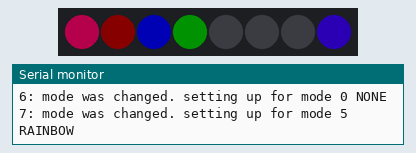
Recording of a sketch running on a simulated Arduino Uno, built with avr-gcc and run on an emulated ATmega328P. Parts: 8 RGB LEDs in strip order, left to right, the last lines printed to the serial monitor. Dim RGB values are drawn brighter than linear; random numbers use the default seed unless the sketch sets one.

Above: at 0.45 s.
At 6.16 s:
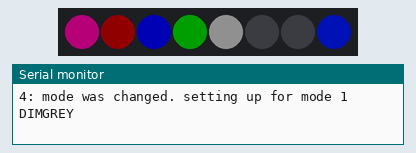
At 10.08 s:
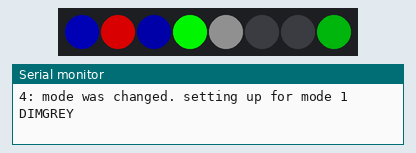
At 17.6 s:
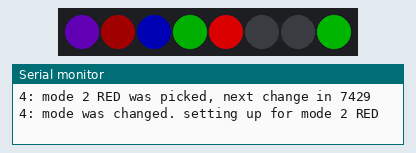
At 24.81 s:
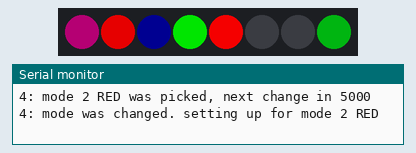
At 39.85 s:
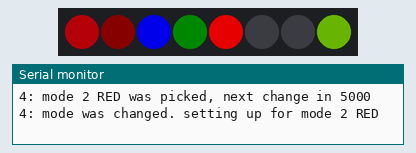
Timing chart, 0 to 40.0 s (numbered marks = the images above):
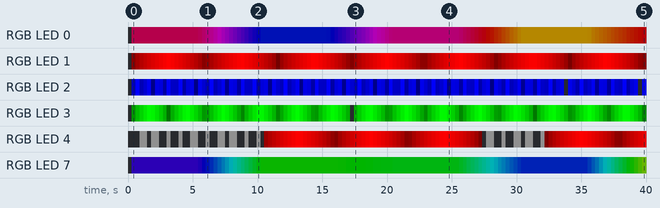

The sketch:

MultiplePumpkins.ino
```cpp
#include <Adafruit_NeoPixel.h>
#ifdef __AVR__
#include <avr/power.h>
#endif
```

Main.cpp
```cpp
#include <Arduino.h>

#include "Pumpkin.h"
#include "PumpkinLighters.h"


#define N_PUMPKINS 8

#define YES

Pumpkin * pumpkins[N_PUMPKINS];
PumpkinParms * pumpkinParms[N_PUMPKINS];
PumpkinLighter * pumpkinLighters[N_PUMPKINS];
unsigned long lastMillis;

Adafruit_NeoPixel pixels = Adafruit_NeoPixel(8, 6, NEO_GRB + NEO_KHZ800);

void setup() {
  // put your setup code here, to run once:
  Serial.begin(115200);
  while (!Serial) {
    ; // wait for serial port to connect. Needed for native USB port only
  }

  randomSeed(analogRead(0));

  for (int i = 0; i < N_PUMPKINS; i++) {
    pumpkinParms[i] = new PumpkinParms(i);
  }

  pumpkinParms[0]->add(new ModeInterval(MODE_RAINBOW, ULONG_MAX));

#ifdef DEBUG1
  Serial.println("mode 0 test");
  pumpkinParms[0]->print();
  Serial.println("retest");
  for (int i = 0; i < pumpkinParms[0]->modeIntervalCount(); i++) {
    Serial << "retest #" << i << ": ";
    pumpkinParms[0]->getModeInterval(i)->print();
    Serial.println();
  }
#endif

  pumpkinParms[1]->add(new ModeInterval(MODE_RED, ULONG_MAX));
  pumpkinParms[2]->add(new ModeInterval(MODE_BLUE, ULONG_MAX));
  pumpkinParms[3]->add(new ModeInterval(MODE_GREEN, ULONG_MAX));

  pumpkinParms[4]->add(new ModeInterval(MODE_DIMGREY, 5000));
  pumpkinParms[4]->add(new ModeInterval(MODE_RED, 5000, 5000));

  pumpkinParms[7]->add(new ModeInterval(MODE_RAINBOW, ULONG_MAX));

  for (int i = 0; i < N_PUMPKINS; i++) {
    pumpkins[i] = new Pumpkin(i, pumpkinParms[i]);
    pumpkinLighters[i] = new PumpkinLighter(&pixels, i, -1, -1);
  }


#ifdef DEBUG1
  for (int i = 0; i < N_PUMPKINS; i++) {
    Serial << "pumpkin " << i << " = " << pumpkins[i]->getId() << "\r\n";

    Serial.print ("pumpkin ");
    Serial.print (i);
    Serial.print (": color @ ");
    Serial.print ((int) pumpkins[i]->getPumpkinColor());
    Serial.print (" = ");
    Serial.print (pumpkins[i]->getPumpkinColor()->getId());
    Serial.print (", mode = ");
    Serial.print (pumpkins[i]->getCurrentMode());
    Serial.println();
  }
#endif

  pixels.begin();
  for (int i = 0; i < 8; i++) {
    pixels.setPixelColor(i, 0, 0, 0);
  }
  pixels.show();

  lastMillis = millis();
}

void loop() {
  unsigned long now = millis();
  if (now - lastMillis > 10) {
    int n_pumpkins = N_PUMPKINS;
    for (int i = 0; i < n_pumpkins; i++) {
      pumpkins[i] -> update();
    }
    for (int i = 0; i < n_pumpkins; i++) {
      PumpkinColor * pC = pumpkins[i]->getPumpkinColor();
      pumpkinLighters[i] -> update (pC);
    }

    pixels.show();
    lastMillis = now;
  } else {
    delay(1);
  }
}
```

ModeCode.cpp
```cpp
#include <Arduino.h>
#include "Pumpkin.h"

int bumpAndLimit (int v, int b, int ll, int ul) {
  v += b;
  if (v < ll) {
    return ll;
  } else if (v > ul) {
    return ul;
  } else {
    return v;
  }
}

char * modeString(Mode _m) {
  switch (_m) {
    case MODE_NONE:
      return "NONE";
      break;
    case MODE_DIMGREY:
      return "DIMGREY";
      break;
    case MODE_RED:
      return "RED";
      break;
    case MODE_BLUE:
      return "BLUE";
      break;
    case MODE_GREEN:
      return "GREEN";
      break;
    case MODE_RAINBOW:
      return "RAINBOW";
      break;
    default:
      return "Unknown";
  }
}

// generic superclass
void ModeCode::init(PumpkinParms * pumpkinParms, PumpkinColor * pumpkinColor) { };
bool ModeCode::update(PumpkinParms * pumpkinParms, PumpkinColor * pumpkinColor) { };
void ModeCode::requestModeEnd() { };
void ModeCode::finish(PumpkinParms * pumpkinParms, PumpkinColor * pumpkinColor) { };
char * ModeCode::whoIAm() { return "superclass"; }

// mode that does nothing. use this to bootstrap at start
bool ModeNoneCode::update(PumpkinParms * pumpkinParms, PumpkinColor * pumpkinColor) {
  pumpkinColor->clear();
  return true; // switch modes immediately
}
char * ModeNoneCode::whoIAm() { return "None Code"; }

void ModeRedCode::init(PumpkinParms * pumpkinParms, PumpkinColor * pC) {
  counter = 0;
  direction = 1;
  pC->clear();
}
bool ModeRedCode::update(PumpkinParms * pumpkinParms, PumpkinColor * pC) {
  counter = bumpAndLimit (counter, direction, 0, 255);
  pC->setR(counter);
  if (counter <= 0 || counter >= 255) {
    direction = -direction;
  }
  return counter <= 0;
}
char * ModeRedCode::whoIAm() { return "Red Code"; }

void ModeBlueCode::init(PumpkinParms * pumpkinParms, PumpkinColor * pC) {
  counter = 0;
  direction = 7;
  pC->clear();
}
bool ModeBlueCode::update(PumpkinParms * pumpkinParms, PumpkinColor * pC) {
  counter = bumpAndLimit (counter, direction, 0, 255);
  pC->setB(counter);
  if (counter <= 0 || counter >= 255) {
    direction = -direction;
  }

  return counter <= 0;
}
char * ModeBlueCode::whoIAm() { return "Blue Code"; }


void ModeGreenCode::init(PumpkinParms * pumpkinParms, PumpkinColor * pC) {
  counter = 0;
  direction = 2;
  pC->clear();
}
bool ModeGreenCode::update(PumpkinParms * pumpkinParms, PumpkinColor * pC) {
  counter = bumpAndLimit (counter, direction, 0, 255);
  pC->setG(counter);
  if (counter <= 0 || counter >= 255) {
    direction = -direction;
  }

  return counter <= 0;
}
char * ModeGreenCode::whoIAm() { return "Green Code"; }

void ModeDimGreyCode::init(PumpkinParms * pumpkinParms, PumpkinColor * pC) {
  pC->clear();
  startMillis = millis();
}
bool ModeDimGreyCode::update(PumpkinParms * pumpkinParms, PumpkinColor * pC) {
  unsigned long elapsedMillis = millis() - startMillis;
  pC->clear();

  if (elapsedMillis % 1000 > 500) {
   pC->setR(16);
   pC->setG(16);
   pC->setB(16);
   return false;
  }
  return true;
}
char * ModeDimGreyCode::whoIAm() { return "Dim Grey"; }
```

ModeRainbowCode.cpp
```cpp
#include <Arduino.h>
#include "Pumpkin.h"

#define S_MOVING 0
#define S_HOLDING 1

#if DW_DEBUG == 0
#define T_HOLDING 5000
#define T_MOVING 5000
#else
#define T_HOLDING 1000
#define T_MOVING 5000
#endif

void rainbow_randomColor(HsvColor* hsv) {
  hsv->h = random(255);
  hsv->s = 255; // 200+random(55);
  hsv->v = 63; // +random(192);
}

void rainbow_calculate (HsvColor c0, HsvColor c1, long t, long t_wait, HsvColor* result) {
 int32_t h1_calc;

 int32_t h0 = c0.h;
 int32_t h1 = c1.h;
 int32_t s0 = c0.s;
 int32_t s1 = c1.s;
 int32_t v0 = c0.v;
 int32_t v1 = c1.v;

 int32_t h_delta = h1 - h0;
 if (abs(h_delta) <= 127) {
  h1_calc = h1;
 } else {
  if (h_delta < 0) {
   h1_calc = h1 + 256;
  } else {
   h1_calc = h1 - 256;
  }
 }

 int32_t h = h0 + ((h1_calc - h0) * (t) / (t_wait));
 h = h & 0xff;
 int32_t s = s0 + ((s1 - s0) * (t) / (t_wait));
 int32_t v = v0 + ((v1 - v0) * (t) / (t_wait));
 result->h = h;
 result->s = s;
 result->v = v;
}

void ModeRainbowCode::init(PumpkinParms * pumpkinParms, PumpkinColor * pC) {
  pC->clear();
  state = S_HOLDING;
  rainbow_randomColor(&c0);
  c1 = c0;
  t = elapsedMillis();
  t_wait = T_HOLDING;
}

void rainbow_setis(HsvColor hsv, PumpkinColor * pC) {
  RgbColor rgb;
  HsvToRgb(hsv, &rgb);
  pC->setR(rgb.r);
  pC->setG(rgb.g);
  pC->setB(rgb.b);
}

bool ModeRainbowCode::update(PumpkinParms * pumpkinParms, PumpkinColor * pC) {
  if (state == S_HOLDING) {
    if (t <= t_wait) {
      rainbow_setis(c1, pC);
    } else {
      state = S_MOVING;
      c0 = c1;
      rainbow_randomColor(&c1);
      //setWas(c0);
      //setWillBe(c1);
      rainbow_setis(c0, pC);
      t = elapsedMillis();
      t_wait = T_MOVING;
    }
  } else if (state == S_MOVING) {
    if (t <= t_wait) {
      HsvColor c;
      rainbow_calculate (c0, c1, t, t_wait, &c);
      rainbow_setis(c, pC);
    } else {
      state = S_HOLDING;
      //setWas(c1);
      rainbow_setis(c1, pC);
      t = elapsedMillis();
      t_wait = T_HOLDING;
    }
  }
}

char * ModeRainbowCode::whoIAm() { return "Rainbow"; }
```

Pumpkin.cpp
```cpp
#include "Pumpkin.h"

/* -------------------------- Pumpkin methods ----------------------------- */

Pumpkin::Pumpkin(int i, PumpkinParms * _pumpkinParms) {
  id = i;
  pP = _pumpkinParms;
  pC = new PumpkinColor(i);
  // Serial << "pumpkin " << i << " got pumpkinColor " << pC->getId() << "\r\n";

  currentMode = MODE_NONE;
  currentModeCode = &modeNoneCode;

  newMode = MODE_NONE;
  modeWasChanged = 1;
  lastModeChangeMillis = millis();
  howLongToStayInMode = 0;
}

int Pumpkin::getId() {
  return id;
}

Mode Pumpkin::getCurrentMode() {
  return currentMode;
}

PumpkinColor * Pumpkin::getPumpkinColor() {
  return pC;
}

void Pumpkin::setMode (Mode m) {
  newMode = m;
  modeWasChanged = 1;
  Serial << id << ": setMode called for " << m << "\r\n";
}

#define DEBUG_PUMPKIN
#undef DEBUG_PUMPKIN_COLOR

void Pumpkin::update()
{
  if (modeWasChanged) {
#ifdef DEBUG_PUMPKIN
    Serial << id << ": mode was changed. setting up for mode " << newMode << " " << modeString(newMode) << "\r\n";
#endif
    currentModeCode->finish(pP, pC);
    switch (newMode) {
      case MODE_NONE:
        currentModeCode = &modeNoneCode;
        break;
      case MODE_RED:
        currentModeCode = &modeRedCode;
        break;
      case MODE_BLUE:
        currentModeCode = &modeBlueCode;
        break;
      case MODE_GREEN:
        currentModeCode = &modeGreenCode;
        break;
      case MODE_DIMGREY:
        currentModeCode = &modeDimGreyCode;
        break;
      case MODE_RAINBOW:
        currentModeCode = &modeRainbowCode;
        break;
      default:
        Serial << id << ": unhandled newMode: " <<  currentMode << "\r\n";
        currentModeCode = &modeNoneCode;
    }
    currentMode = newMode;
    currentModeCode->init(pP, pC);
    lastModeChangeMillis = millis();
    modeWasChanged = 0;
  }

#ifdef DEBUG_PUMPKIN_COLOR
    Serial << id << ": running: " << currentModeCode->whoIAm() << "\r\n";
#endif

  bool okToChange = currentModeCode->update(pP, pC);
#ifdef DEBUG_PUMPKIN_COLOR
  Serial << id << ": colors: ";
  pC->print();
  Serial.println();
#endif

  unsigned long elapsedMillis = millis() - lastModeChangeMillis;
  // Serial << id << ": elapsedmillis: " << elapsedMillis << ", howLongToStayInMode: " << howLongToStayInMode << "\r\n";

  if (okToChange && (elapsedMillis > howLongToStayInMode)) {
#ifdef DEBUG_PUMPKIN
    Serial << id << ": ok to change: " << okToChange << ", elapsed millis = " << elapsedMillis << ", howLongToStayInMode: " << howLongToStayInMode << "\r\n";
#endif
    ModeInterval * mi = pP->getRandomModeInterval();

#ifdef DEBUG_PUMPKIN
    Serial << id << ": randomly selected ";
    mi->print();
    Serial.println();
#endif

    modeWasChanged = 1;
    newMode = mi-> getMode();
    unsigned long tlength = mi -> getTLength();
    unsigned long variation = mi -> getVariation();
    int v = random(variation) - (variation / 2);
    if (v < 0) v = 0;
    howLongToStayInMode = tlength + v;

#ifdef DEBUG_PUMPKIN
    Serial << id << ": mode " << newMode << " " << modeString(newMode) << " was picked, next change in " << howLongToStayInMode << "\r\n";
#endif
  }

}

/* -------------------------- PumpkinParms methods ----------------------------- */

PumpkinParms::PumpkinParms(int _id) {
  id = _id;
  firstMi = NULL;
  lastMi = NULL;
  nMi = 0;
}

void PumpkinParms::add (ModeInterval * _mi) {
  if (lastMi == NULL) {
    firstMi = _mi;
    lastMi = _mi;
  } else {
    lastMi->setNext(_mi);
    lastMi = _mi;
  }
  nMi++;
}

void PumpkinParms::print() {
  Serial << "Pumpkin parms #" << id << "\r\n";
  ModeInterval * t = firstMi;
  while (t != NULL) {
    t->print();
    t = t->getNext();
    Serial.println();
  }
}

ModeInterval * PumpkinParms::getModeInterval(int _n) {
  ModeInterval * t = firstMi;
  int i = 0;
  while (t != NULL && i < _n) {
    t = t->getNext();
    i++;
  }
  return t;
}

ModeInterval * justSitThere = new ModeInterval(MODE_NONE, ULONG_MAX);


ModeInterval * PumpkinParms::getRandomModeInterval() {
  if (nMi == 0) {
    return justSitThere;
  }
  int i = random(nMi);
  return getModeInterval(i);
}

int PumpkinParms::modeIntervalCount() {
  return nMi;
}


/* -------------------------- ModeInterval methods ----------------------------- */
ModeInterval::ModeInterval (int _mode, unsigned long _tlength) {
  next = NULL;
  mode = _mode;
  tlength = _tlength;
  variation = 0;
}

ModeInterval::ModeInterval (int _mode, unsigned long _tlength, unsigned long _variation) {
  next = NULL;
  mode = _mode;
  tlength = _tlength;
  variation = _variation;
}

void ModeInterval::setNext( ModeInterval * _next) {
  next = _next;
}

ModeInterval * ModeInterval::getNext() { return next; }

int ModeInterval::getMode() { return mode; }

unsigned long ModeInterval::getTLength() { return tlength; }

unsigned long ModeInterval::getVariation() { return variation; }

void ModeInterval::print() {
  Serial << "mode interval: mode: " << mode << " " << modeString(mode) << ", tlength: " << tlength << ", variation: " << variation;
}

/* -------------------------- PumpkinColor methods ----------------------------- */

PumpkinColor::PumpkinColor(uint8_t _id) {
  id = _id + 10;
  clear();
}

int PumpkinColor::getId() { return id; }

void PumpkinColor::setR (int v) { r = v; }

void PumpkinColor::setG (int v) { g = v; }

void PumpkinColor::setB (int v) { b = v; }

void PumpkinColor::setY (int v) { y = v; }

void PumpkinColor::setUv (int v) { uv = v; }

int PumpkinColor::getR() { return r; }

int PumpkinColor::getG() { return g; }

int PumpkinColor::getB() { return b; }

int PumpkinColor::getY() { return y; }

int PumpkinColor::getUv() { return uv; }

void PumpkinColor::print() {
  Serial << "r: " << r << ", g: " << g << ", b: " << b;
}

void PumpkinColor::clear() {
  r = 0;
  g = 0;
  b = 0;
  y = 0;
  uv = 0;
}

void HsvToRgb(HsvColor hsv, RgbColor* rgb)
{
    unsigned char region, p, q, t;
    unsigned int h, s, v, remainder;

    if (hsv.s == 0)
    {
        rgb->r = hsv.v;
        rgb->g = hsv.v;
        rgb->b = hsv.v;
    }

    // converting to 16 bit to prevent overflow
    h = hsv.h;
    s = hsv.s;
    v = hsv.v;

    region = h / 43;
    remainder = (h - (region * 43)) * 6;

    p = (v * (255 - s)) >> 8;
    q = (v * (255 - ((s * remainder) >> 8))) >> 8;
    t = (v * (255 - ((s * (255 - remainder)) >> 8))) >> 8;

    switch (region)
    {
        case 0:
            rgb->r = v;
            rgb->g = t;
            rgb->b = p;
            break;
        case 1:
            rgb->r = q;
            rgb->g = v;
            rgb->b = p;
            break;
        case 2:
            rgb->r = p;
            rgb->g = v;
            rgb->b = t;
            break;
        case 3:
            rgb->r = p;
            rgb->g = q;
            rgb->b = v;
            break;
        case 4:
            rgb->r = t;
            rgb->g = p;
            rgb->b = v;
            break;
        default:
            rgb->r = v;
            rgb->g = p;
            rgb->b = q;
            break;
    }
}
```

PumpkinLighters.h
```cpp
#ifndef PumpkinLighter_h

#define PumpkinLighter_h

#include <Arduino.h>
#include <Adafruit_NeoPixel.h>

#include "Pumpkin.h"

// #define DEBUG_LIGHTERS

class PumpkinLighter {
  private:
    int rgb_index, y_index, uv_index;
    Adafruit_NeoPixel * string;

  public:
    PumpkinLighter (Adafruit_NeoPixel * _string, int _rgb_index, int _y_index, int _uv_index) {
      string = _string;
      rgb_index = _rgb_index;
      y_index = _y_index;
      uv_index = _uv_index;
    }
    void update(PumpkinColor * c) {
#ifdef DEBUG_LIGHTERS
      Serial << "updating Neopixels " << ((int) c) << " r: " << c->r << ", g: " << c->g <<", b: " << c->b << "\r\n";
#endif
      string->setPixelColor (rgb_index, c->getR(), c->getG(), c->getB());
      if (y_index >= 0) {
        string->setPixelColor (y_index, c->getY(), c->getY(), c->getY());
      }
      if (uv_index >= 0) {
        string->setPixelColor (uv_index, c->getUv(), c->getUv(), c->getUv());
      }
    }
};

#endif
```

Source omitted: Pumpkin.h (4960 bytes)

Measured:
- by itself, RGB LED 4: off → RGB(16, 16, 16) at 0.90 s, → off 0.60 s later, → RGB(16, 16, 16) 0.30 s later, → off 0.60 s later, … (112 changes in this stretch)
- by itself, RGB LED 1: off → RGB(9, 0, 0) at 0.30 s, → RGB(37, 0, 0) 0.30 s later, → RGB(64, 0, 0) 0.30 s later, → RGB(91, 0, 0) 0.30 s later, … (131 changes in this stretch)
